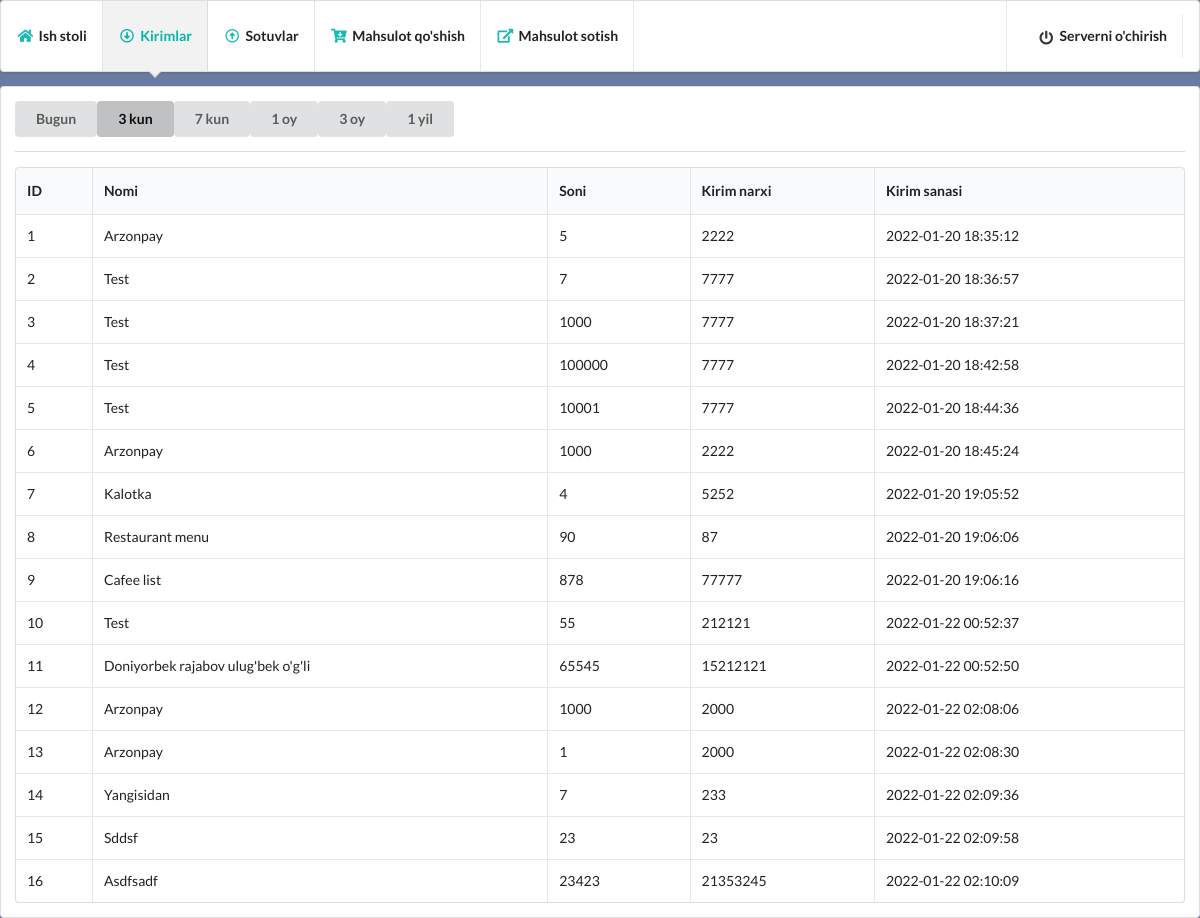
The app's page /imports/3 with its own data.
### modules.py (models this page shows, shortened)
class inheritedClassName(db.Model):
    __abstract__ = True
    def format(self):
        return self.__dict__

@dataclass
class Imports(inheritedClassName):
    id: int
    name: String
    count: int
    in_time: DateTime
    in_price: Integer
    __tablename__ = "imports"
    id = Column(Integer, primary_key=True)
    name = Column(String, nullable=False)
    count = Column(Integer, default=0)
    in_time = Column(DateTime)
    in_price = Column(Integer)

### main.py (the view)
@app.route('/imports/<int:days>')
def imports(days):
    start = date.today() - timedelta(days=days)
    imports_query = Imports.query.filter(Imports.in_time>start).all()
    imports = [imp.format() for imp in imports_query]
    return render_template('imports.html', days=str(days), imports=imports)

### templates/imports.html (shortened to what this page needs)
<!DOCTYPE html>
<html lang="en">
<head>
    <link rel="stylesheet" href="{{ url_for('static', filename='semantic-ui/semantic.min.css') }}">
</head>
<body style="background-color: #6B7AA1;">
    <div class="ui pointing menu teal">
        <a href="/dashboard" class="item">
            <i class="home icon teal"></i>
            <b>Ish stoli</b>
        </a>
        <a href="/imports/1" class="active item">
            <i class="arrow alternate circle down outline icon teal"></i>
            <b>Kirimlar</b>
        </a>
        <a href="/sales/1" class="item">
            <i class="arrow alternate circle up outline icon teal"></i>
            <b>Sotuvlar</b>
        </a>
        <a href="/add_item" class="item">
            <i class="cart arrow down icon teal"></i>
            <b>Mahsulot qo'shish</b>
        </a>
        <a href="/items" class="item">
            <i class="external alternate icon teal"></i>
            <b>Mahsulot sotish</b>
        </a>
        <div class="right menu">
          <div class="item">
              <a href="/stop" class="item">
                  <i class="power off icon"></i>
                  <b>Serverni o'chirish</b>
              </a>
          </div>
      </div>
      </div>
      <div class="ui segment">
        <div class="ui buttons">
          <a href="/imports/1"><button class="ui button {% if days == '1' %} {{ 'active' }} {% endif %}">Bugun</button></a>
          <a href="/imports/3"><button class="ui button {% if days == '3' %} {{ 'active' }} {% endif %}">3 kun</button></a>
          <a href="/imports/7"><button class="ui button {% if days == '7' %} {{ 'active' }} {% endif %}">7 kun</button></a>
          <a href="/imports/30"><button class="ui button {% if days == '30' %} {{ 'active' }} {% endif %}">1 oy</button></a>
          <a href="/imports/90"><button class="ui button {% if days == '90' %} {{ 'active' }} {% endif %}">3 oy</button></a>
          <a href="/imports/365"><button class="ui button {% if days == '365' %} {{ 'active' }} {% endif %}">1 yil</button></a>
        </div>
        <div class="ui divider"></div>
        <table class="ui celled table">
          <thead>
            <tr><th>ID</th>
            <th>Nomi</th>
            <th>Soni</th>
            <th>Kirim narxi</th>
            <th>Kirim sanasi</th>
          </tr></thead>
          <tbody>
            {% if imports %}
            {% for import in imports %}
            <tr>
              <td data-label="id">{{import.id}}</td>
              <td data-label="name">{{import.name}}</td>
              <td data-label="count">{{import.count}}</td>
              <td data-label="in_price">{{import.in_price}}</td>
              <td data-label="in_time">{{import.in_time}}</td>
            </tr>
            {% endfor %}
            {% endif %}
          </tbody>
        </table>
      </div>
</body>
</html>

### records on screen
Imports: id "1", name "Arzonpay", count "5", in_price "2222", in_time "2022-01-20 18:35:12"
Imports: id "2", name "Test", count "7", in_price "7777", in_time "2022-01-20 18:36:57"
Imports: id "3", name "Test", count "1000", in_price "7777", in_time "2022-01-20 18:37:21"
Imports: id "4", name "Test", count "100000", in_price "7777", in_time "2022-01-20 18:42:58"
Imports: id "5", name "Test", count "10001", in_price "7777", in_time "2022-01-20 18:44:36"
Imports: id "6", name "Arzonpay", count "1000", in_price "2222", in_time "2022-01-20 18:45:24"
Imports: id "7", name "Kalotka", count "4", in_price "5252", in_time "2022-01-20 19:05:52"
Imports: id "8", name "Restaurant menu", count "90", in_price "87", in_time "2022-01-20 19:06:06"
Imports: id "9", name "Cafee list", count "878", in_price "77777", in_time "2022-01-20 19:06:16"
Imports: id "10", name "Test", count "55", in_price "212121", in_time "2022-01-22 00:52:37"
Imports: id "11", name "Doniyorbek rajabov ulug'bek o'g'li", count "65545", in_price "15212121", in_time "2022-01-22 00:52:50"
Imports: id "12", name "Arzonpay", count "1000", in_price "2000", in_time "2022-01-22 02:08:06"
Imports: id "13", name "Arzonpay", count "1", in_price "2000", in_time "2022-01-22 02:08:30"
Imports: id "14", name "Yangisidan", count "7", in_price "233", in_time "2022-01-22 02:09:36"
Imports: id "15", name "Sddsf", count "23", in_price "23", in_time "2022-01-22 02:09:58"
Imports: id "16", name "Asdfsadf", count "23423", in_price "21353245", in_time "2022-01-22 02:10:09"
